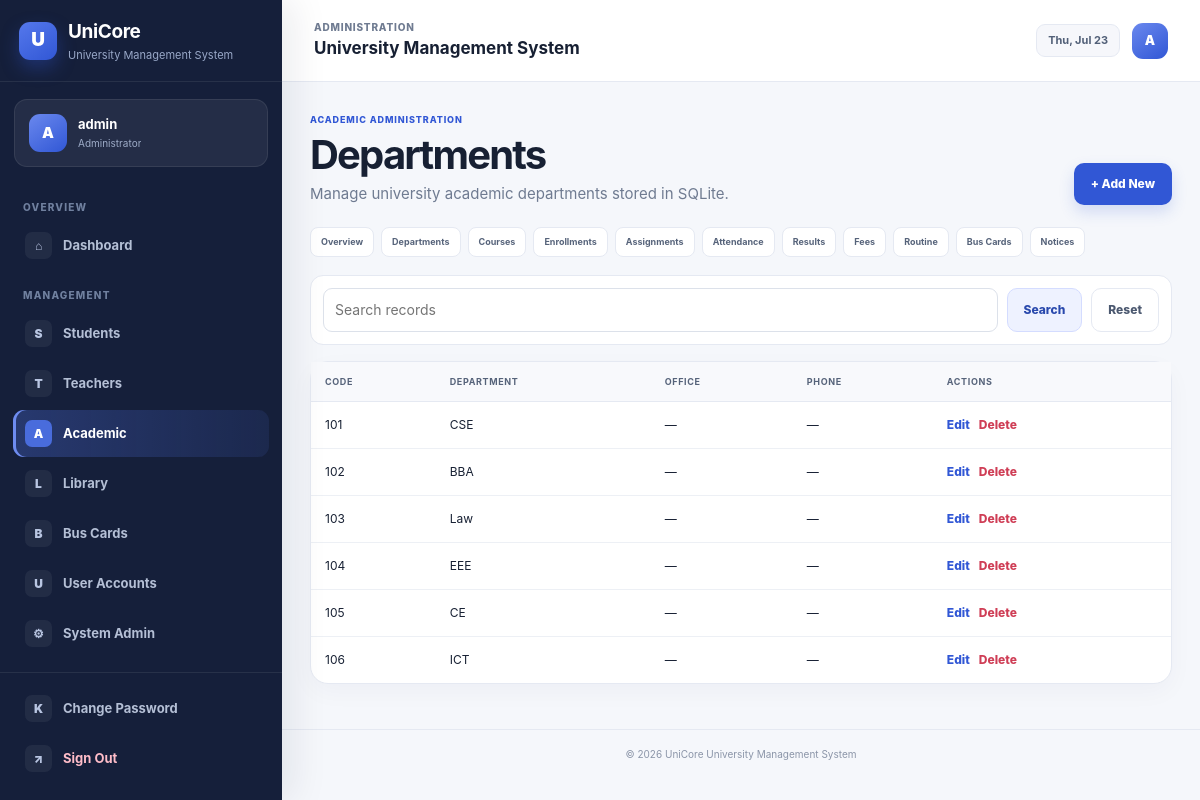
Page /academic/departments/ (signed in) on the committed database.
### academic/models.py (models this page shows, shortened)
class TimeStampedModel(models.Model):
    created_at = models.DateTimeField(auto_now_add=True)
    updated_at = models.DateTimeField(auto_now=True)
    class Meta:
        abstract = True

class Department(TimeStampedModel):
    code = models.CharField(max_length=15, unique=True)
    name = models.CharField(max_length=120, unique=True)
    office = models.CharField(max_length=120, blank=True)
    phone = models.CharField(max_length=20, blank=True)
    description = models.TextField(blank=True)
    class Meta:
        ordering = ["code"]

### academic/views.py (the view)
# urls.py: path("departments/", admin_required(views.department_list), name="department_list"),
def department_list(request):
    return _list_view(
        request,
        queryset=Department.objects.all(),
        title="Departments",
        subtitle="Manage university academic departments stored in SQLite.",
        headers=["Code", "Department", "Office", "Phone"],
        row_builder=lambda x: [x.code, x.name, x.office or "—", x.phone or "—"],
        search_fields=["code", "name", "office"],
        add_url="department_add",
        edit_url="department_edit",
        delete_url="department_delete",
    )

### accounts/context_processors.py (called while the page is built)
def role_context(request):
    return {
        "ums_role": get_user_role(request.user),
        "ums_profile": get_user_profile(request.user),
    }

### accounts/utils.py (called while the page is built)
def get_user_role(user):
    if not getattr(user, "is_authenticated", False):
        return None
    if user.is_superuser or user.is_staff:
        return UserProfile.ADMIN
    try:
        return user.ums_profile.role
    except UserProfile.DoesNotExist:
        return None

def get_user_profile(user):
    if not getattr(user, "is_authenticated", False):
        return None
    try:
        return user.ums_profile
    except UserProfile.DoesNotExist:
        return None

### academic/templates/academic/entity_list.html (shortened to what this page needs)
{% extends "base.html" %}
{% block content %}
<div class="page-header"><div><span class="eyebrow">Academic Administration</span><h1>{{ title }}</h1><p>{{ subtitle }}</p></div><a class="btn btn-primary" href="{% url add_url %}">+ Add New</a></div>
{% include "academic/_nav.html" %}
<form class="filter-bar" method="get" style="grid-template-columns:1fr auto auto"><input class="form-control" type="search" name="q" value="{{ query }}" placeholder="Search records"><button class="btn btn-secondary" type="submit">Search</button><a class="btn btn-ghost" href=".">Reset</a></form>
<div class="table-card"><div class="table-responsive"><table><thead><tr>{% for header in headers %}<th>{{ header }}</th>{% endfor %}<th>Actions</th></tr></thead><tbody>
{% for row in rows %}<tr>{% for cell in row.cells %}<td>{{ cell|default_if_none:"—" }}</td>{% endfor %}<td class="actions"><a href="{% url edit_url row.pk %}">Edit</a><a class="danger-link" href="{% url delete_url row.pk %}">Delete</a></td></tr>{% empty %}<tr><td colspan="20" class="empty-state">No records found.</td></tr>{% endfor %}
</tbody></table></div></div>
{% endblock %}

### templates/base.html (shortened to what this page needs)
{% load static %}
<!DOCTYPE html>
<html lang="en">
<head>
  <link rel="stylesheet" href="{% static 'ums/css/style.css' %}?v=20260722-ui2">
</head>
<body class="{% if user.is_authenticated %}app-body{% else %}public-body{% endif %}">
{% if user.is_authenticated %}
  {% with current=request.resolver_match.url_name %}
  <div class="app-layout">
    <aside class="sidebar" data-sidebar>
      <div class="sidebar-brand">
        <a href="{% url 'portal_redirect' %}" class="brand-link">
          <span class="brand-symbol">U</span>
          <span><strong>UniCore</strong><small>University Management System</small></span>
        </a>
      </div>
      <div class="sidebar-profile">
        <span class="profile-avatar">{{ ums_profile.display_name|default:user.username|first|upper }}</span>
        <div><strong>{{ ums_profile.display_name|default:user.username }}</strong><small>{% if ums_role == "ADMIN" %}Administrator{% elif ums_role == "STUDENT" %}{{ ums_profile.reference_id }} · Student{% else %}{{ ums_profile.reference_id }} · Teacher{% endif %}</small></div>
      </div>
      <nav class="sidebar-nav" aria-label="Main navigation">
        {% if ums_role == "ADMIN" %}
          <span class="nav-section-label">Overview</span>
          <a class="nav-item {% if current == 'home' %}active{% endif %}" href="{% url 'home' %}"><span class="nav-icon">⌂</span><span>Dashboard</span></a>
          <span class="nav-section-label">Management</span>
          <a class="nav-item {% if current == 'student_list' or current == 'add_student' or current == 'edit_student' %}active{% endif %}" href="{% url 'student_list' %}"><span class="nav-icon">S</span><span>Students</span></a>
          <a class="nav-item {% if current == 'teacher_list' or current == 'add_teacher' or current == 'edit_teacher' %}active{% endif %}" href="{% url 'teacher_list' %}"><span class="nav-icon">T</span><span>Teachers</span></a>
          <a class="nav-item {% if current == 'academic_dashboard' or current == 'department_list' or current == 'course_list' or current == 'enrollment_list' or current == 'assignment_list' or current == 'attendance_list' or current == 'result_list' or current == 'fee_list' or current == 'routine_list' or current == 'notice_list' %}active{% endif %}" href="{% url 'academic_dashboard' %}"><span class="nav-icon">A</span><span>Academic</span></a>
          <a class="nav-item {% if current == 'library_list' or current == 'issue_list' %}active{% endif %}" href="{% url 'library_list' %}"><span class="nav-icon">L</span><span>Library</span></a>
          <a class="nav-item {% if current == 'bus_card_list' or current == 'bus_card_review' %}active{% endif %}" href="{% url 'bus_card_list' %}"><span class="nav-icon">B</span><span>Bus Cards</span></a>
          <a class="nav-item {% if current == 'account_list' or current == 'account_create' %}active{% endif %}" href="{% url 'account_list' %}"><span class="nav-icon">U</span><span>User Accounts</span></a>
          {% if user.is_staff %}<a class="nav-item" href="{% url 'admin:index' %}"><span class="nav-icon">⚙</span><span>System Admin</span></a>{% endif %}
        {% endif %}
      </nav>
      <div class="sidebar-footer">
        <a class="nav-item {% if current == 'change_password' %}active{% endif %}" href="{% url 'change_password' %}"><span class="nav-icon">K</span><span>Change Password</span></a>
        <form method="post" action="{% url 'logout' %}">{% csrf_token %}<button class="nav-item logout-item" type="submit"><span class="nav-icon">↗</span><span>Sign Out</span></button></form>
      </div>
    </aside>
    <div class="app-main">
      <header class="app-header">
        <div class="header-left">
          <div><span class="header-kicker">{% if ums_role == 'ADMIN' %}Administration{% elif ums_role == 'STUDENT' %}Student Portal{% else %}Faculty Portal{% endif %}</span><strong>{% block header_title %}University Management System{% endblock %}</strong></div>
        </div>
        <div class="header-actions"><span class="date-chip">{% now "D, M d" %}</span><span class="header-avatar">{{ ums_profile.display_name|default:user.username|first|upper }}</span></div>
      </header>
      <main class="app-content">
        {% block content %}{% endblock %}
      </main>
      <footer class="app-footer">© {% now "Y" %} UniCore University Management System</footer>
    </div>
  </div>
  {% endwith %}
{% endif %}
</body>
</html>

### rows in the picture
Department: cells "101" "CSE"
Department: cells "102" "BBA"
Department: cells "103" "Law"
Department: cells "104" "EEE"
Department: cells "105" "CE"
Department: cells "106" "ICT"

### other values in the picture
{{ ums_profile.display_name|default:user.username|first|upper }} "A"
{{ ums_profile.display_name|default:user.username }} "admin"
{{ title }} "Departments"
{{ subtitle }} "Manage university academic departments stored in SQLite."
{{ header }} "CODE" "DEPARTMENT" "OFFICE" "PHONE"
{{ cell|default_if_none:"—" }} "—" "—" "—" "—" "—" "—" "—" "—" "—" "—" "—" "—"
